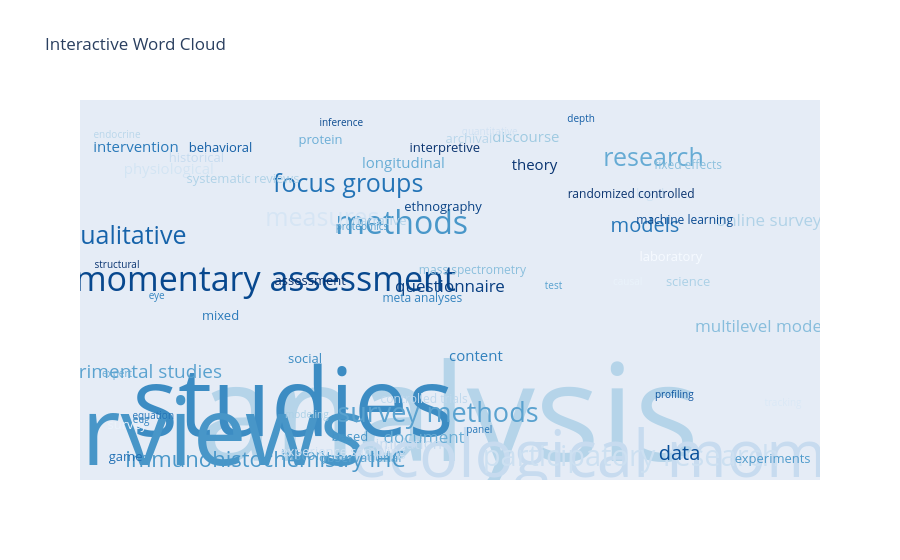

Notebook cell for this chart:
### Code cell
word_positions = health_keywords_wc.layout_
words = [word[0][0] for word in word_positions]
x = [word[2][0] for word in word_positions]
y = [word[2][1] for word in word_positions]
sizes = [word[1] for word in word_positions]
colors = [word[4] for word in word_positions]

# Create a Plotly figure
fig = go.Figure()

# Add words as scatter plot points
for i, word in enumerate(words):
    fig.add_trace(go.Scatter(
        x=[x[i]], y=[y[i]],
        text=[word], mode='text',
        textfont=dict(size=sizes[i], color=colors[i])
    ))

# Update layout
fig.update_layout(
    title='Interactive Word Cloud',
    xaxis=dict(showgrid=False, zeroline=False, visible=False),
    yaxis=dict(showgrid=False, zeroline=False, visible=False),
    showlegend=False
)

# Show the figure
fig.show()

# lesson: interactive word cloud is difficult to get right and requires much more time without it providing enough value for the effort

### Figure 1 — Plotly figure (JSON) as saved in the notebook; plotly's stock layout.template omitted (floating-point values rounded to 4 significant figures)
{"data": [{"mode": "text", "text": ["analysis"], "textfont": {"color": "rgb(181, 212, 233)", "size": 136}, "type": "scatter", "x": [193], "y": [77]}, {"mode": "text", "text": ["studies"], "textfont": {"color": "rgb(60, 140, 195)", "size": 96}, "type": "scatter", "x": [103], "y": [109]}, {"mode": "text", "text": ["interviews"], "textfont": {"color": "rgb(72, 150, 200)", "size": 96}, "type": "scatter", "x": [13], "y": [45]}, {"mode": "text", "text": ["ecological momentary"], "textfont": {"color": "rgb(199, 219, 239)", "size": 65}, "type": "scatter", "x": [331], "y": [3]}, {"mode": "text", "text": ["momentary assessment"], "textfont": {"color": "rgb(8, 72, 142)", "size": 34}, "type": "scatter", "x": [87], "y": [392]}, {"mode": "text", "text": ["methods"], "textfont": {"color": "rgb(73, 151, 201)", "size": 32}, "type": "scatter", "x": [166], "y": [517]}, {"mode": "text", "text": ["participatory research"], "textfont": {"color": "rgb(205, 224, 241)", "size": 29}, "type": "scatter", "x": [299], "y": [6]}, {"mode": "text", "text": ["survey methods"], "textfont": {"color": "rgb(90, 162, 207)", "size": 27}, "type": "scatter", "x": [187], "y": [103]}, {"mode": "text", "text": ["qualitative"], "textfont": {"color": "rgb(22, 99, 170)", "size": 25}, "type": "scatter", "x": [6], "y": [491]}, {"mode": "text", "text": ["research"], "textfont": {"color": "rgb(102, 171, 212)", "size": 25}, "type": "scatter", "x": [312], "y": [661]}, {"mode": "text", "text": ["measures"], "textfont": {"color": "rgb(214, 229, 244)", "size": 25}, "type": "scatter", "x": [120], "y": [530]}, {"mode": "text", "text": ["focus groups"], "textfont": {"color": "rgb(35, 115, 182)", "size": 25}, "type": "scatter", "x": [135], "y": [604]}, {"mode": "text", "text": ["immunohistochemistry IHC"], "textfont": {"color": "rgb(73, 151, 201)", "size": 22}, "type": "scatter", "x": [87], "y": [2]}, {"mode": "text", "text": ["data"], "textfont": {"color": "rgb(8, 79, 153)", "size": 20}, "type": "scatter", "x": [327], "y": [16]}, {"mode": "text", "text": ["models"], "textfont": {"color": "rgb(39, 119, 184)", "size": 20}, "type": "scatter", "x": [307], "y": [514]}, {"mode": "text", "text": ["experimental studies"], "textfont": {"color": "rgb(90, 162, 207)", "size": 19}, "type": "scatter", "x": [8], "y": [193]}, {"mode": "text", "text": ["questionnaire"], "textfont": {"color": "rgb(8, 62, 129)", "size": 17}, "type": "scatter", "x": [194], "y": [381]}, {"mode": "text", "text": ["document"], "textfont": {"color": "rgb(105, 173, 213)", "size": 17}, "type": "scatter", "x": [179], "y": [50]}, {"mode": "text", "text": ["online surveys"], "textfont": {"color": "rgb(176, 210, 231)", "size": 17}, "type": "scatter", "x": [381], "y": [526]}, {"mode": "text", "text": ["multilevel modeling"], "textfont": {"color": "rgb(135, 189, 220)", "size": 17}, "type": "scatter", "x": [381], "y": [293]}, {"mode": "text", "text": ["content"], "textfont": {"color": "rgb(49, 129, 189)", "size": 15}, "type": "scatter", "x": [209], "y": [230]}, {"mode": "text", "text": ["longitudinal"], "textfont": {"color": "rgb(105, 173, 213)", "size": 15}, "type": "scatter", "x": [167], "y": [651]}, {"mode": "text", "text": ["discourse"], "textfont": {"color": "rgb(159, 202, 225)", "size": 15}, "type": "scatter", "x": [238], "y": [709]}, {"mode": "text", "text": ["intervention"], "textfont": {"color": "rgb(41, 121, 185)", "size": 15}, "type": "scatter", "x": [12], "y": [686]}, {"mode": "text", "text": ["physiological"], "textfont": {"color": "rgb(211, 228, 243)", "size": 15}, "type": "scatter", "x": [31], "y": [638]}, {"mode": "text", "text": ["history"], "textfont": {"color": "rgb(92, 164, 208)", "size": 15}, "type": "scatter", "x": [110], "y": [13]}, {"mode": "text", "text": ["simulation"], "textfont": {"color": "rgb(199, 219, 239)", "size": 15}, "type": "scatter", "x": [168], "y": [36]}, {"mode": "text", "text": ["theory"], "textfont": {"color": "rgb(8, 51, 112)", "size": 15}, "type": "scatter", "x": [243], "y": [646]}, {"mode": "text", "text": ["behavioral"], "textfont": {"color": "rgb(18, 94, 166)", "size": 13}, "type": "scatter", "x": [61], "y": [684]}, {"mode": "text", "text": ["laboratory"], "textfont": {"color": "rgb(246, 250, 255)", "size": 13}, "type": "scatter", "x": [322], "y": [447]}, {"mode": "text", "text": ["experiments"], "textfont": {"color": "rgb(78, 154, 203)", "size": 13}, "type": "scatter", "x": [381], "y": [5]}, {"mode": "text", "text": ["assessment"], "textfont": {"color": "rgb(8, 48, 107)", "size": 13}, "type": "scatter", "x": [113], "y": [393]}, {"mode": "text", "text": ["observational"], "textfont": {"color": "rgb(91, 163, 208)", "size": 13}, "type": "scatter", "x": [142], "y": [8]}, {"mode": "text", "text": ["survey"], "textfont": {"color": "rgb(234, 242, 251)", "size": 13}, "type": "scatter", "x": [7], "y": [80]}, {"mode": "text", "text": ["narrative"], "textfont": {"color": "rgb(180, 211, 233)", "size": 13}, "type": "scatter", "x": [153], "y": [525]}, {"mode": "text", "text": ["based"], "textfont": {"color": "rgb(69, 148, 199)", "size": 13}, "type": "scatter", "x": [136], "y": [52]}, {"mode": "text", "text": ["mixed"], "textfont": {"color": "rgb(41, 121, 185)", "size": 13}, "type": "scatter", "x": [61], "y": [318]}, {"mode": "text", "text": ["protein"], "textfont": {"color": "rgb(108, 174, 214)", "size": 13}, "type": "scatter", "x": [119], "y": [702]}, {"mode": "text", "text": ["legal"], "textfont": {"color": "rgb(208, 226, 242)", "size": 13}, "type": "scatter", "x": [310], "y": [584]}, {"mode": "text", "text": ["science"], "textfont": {"color": "rgb(171, 208, 230)", "size": 13}, "type": "scatter", "x": [332], "y": [392]}, {"mode": "text", "text": ["ethnography"], "textfont": {"color": "rgb(8, 66, 133)", "size": 13}, "type": "scatter", "x": [190], "y": [556]}, {"mode": "text", "text": ["interpretive"], "textfont": {"color": "rgb(8, 50, 110)", "size": 13}, "type": "scatter", "x": [191], "y": [686]}, {"mode": "text", "text": ["social"], "textfont": {"color": "rgb(59, 139, 194)", "size": 13}, "type": "scatter", "x": [110], "y": [223]}, {"mode": "text", "text": ["historical"], "textfont": {"color": "rgb(198, 219, 239)", "size": 13}, "type": "scatter", "x": [47], "y": [664]}, {"mode": "text", "text": ["archival"], "textfont": {"color": "rgb(185, 214, 234)", "size": 13}, "type": "scatter", "x": [205], "y": [705]}, {"mode": "text", "text": ["game"], "textfont": {"color": "rgb(31, 110, 179)", "size": 13}, "type": "scatter", "x": [6], "y": [9]}, {"mode": "text", "text": ["experience sampling"], "textfont": {"color": "rgb(206, 224, 242)", "size": 13}, "type": "scatter", "x": [132], "y": [20]}, {"mode": "text", "text": ["systematic reviews"], "textfont": {"color": "rgb(176, 210, 231)", "size": 13}, "type": "scatter", "x": [74], "y": [617]}, {"mode": "text", "text": ["randomized controlled"], "textfont": {"color": "rgb(8, 50, 110)", "size": 12}, "type": "scatter", "x": [299], "y": [583]}, {"mode": "text", "text": ["controlled trials"], "textfont": {"color": "rgb(191, 216, 237)", "size": 12}, "type": "scatter", "x": [179], "y": [136]}, {"mode": "text", "text": ["meta analyses"], "textfont": {"color": "rgb(50, 130, 190)", "size": 12}, "type": "scatter", "x": [178], "y": [357]}, {"mode": "text", "text": ["fixed effects"], "textfont": {"color": "rgb(140, 192, 221)", "size": 12}, "type": "scatter", "x": [332], "y": [647]}, {"mode": "text", "text": ["mass spectrometry"], "textfont": {"color": "rgb(137, 190, 220)", "size": 12}, "type": "scatter", "x": [207], "y": [417]}, {"mode": "text", "text": ["machine learning"], "textfont": {"color": "rgb(8, 73, 144)", "size": 12}, "type": "scatter", "x": [330], "y": [526]}, {"mode": "text", "text": ["eye"], "textfont": {"color": "rgb(53, 133, 191)", "size": 10}, "type": "scatter", "x": [24], "y": [361]}, {"mode": "text", "text": ["tracking"], "textfont": {"color": "rgb(218, 232, 246)", "size": 10}, "type": "scatter", "x": [387], "y": [128]}, {"mode": "text", "text": ["structural"], "textfont": {"color": "rgb(8, 51, 112)", "size": 10}, "type": "scatter", "x": [1], "y": [430]}, {"mode": "text", "text": ["equation"], "textfont": {"color": "rgb(36, 116, 183)", "size": 10}, "type": "scatter", "x": [22], "y": [99]}, {"mode": "text", "text": ["modeling"], "textfont": {"color": "rgb(171, 208, 230)", "size": 10}, "type": "scatter", "x": [111], "y": [102]}, {"mode": "text", "text": ["panel"], "textfont": {"color": "rgb(39, 119, 184)", "size": 10}, "type": "scatter", "x": [211], "y": [68]}, {"mode": "text", "text": ["depth"], "textfont": {"color": "rgb(17, 92, 165)", "size": 10}, "type": "scatter", "x": [270], "y": [750]}, {"mode": "text", "text": ["expert"], "textfont": {"color": "rgb(101, 170, 212)", "size": 10}, "type": "scatter", "x": [1], "y": [192]}, {"mode": "text", "text": ["quantitative"], "textfont": {"color": "rgb(208, 225, 242)", "size": 10}, "type": "scatter", "x": [217], "y": [720]}, {"mode": "text", "text": ["eeg"], "textfont": {"color": "rgb(52, 132, 191)", "size": 10}, "type": "scatter", "x": [15], "y": [91]}, {"mode": "text", "text": ["endocrine"], "textfont": {"color": "rgb(185, 214, 234)", "size": 10}, "type": "scatter", "x": [1], "y": [713]}, {"mode": "text", "text": ["proteomics"], "textfont": {"color": "rgb(81, 156, 204)", "size": 10}, "type": "scatter", "x": [143], "y": [513]}, {"mode": "text", "text": ["profiling"], "textfont": {"color": "rgb(10, 83, 158)", "size": 10}, "type": "scatter", "x": [324], "y": [145]}, {"mode": "text", "text": ["causal"], "textfont": {"color": "rgb(233, 242, 250)", "size": 10}, "type": "scatter", "x": [297], "y": [392]}, {"mode": "text", "text": ["inference"], "textfont": {"color": "rgb(8, 72, 142)", "size": 10}, "type": "scatter", "x": [131], "y": [740]}, {"mode": "text", "text": ["test"], "textfont": {"color": "rgb(86, 160, 206)", "size": 10}, "type": "scatter", "x": [254], "y": [384]}], "layout": {"showlegend": false, "title": {"text": "Interactive Word Cloud"}, "xaxis": {"showgrid": false, "visible": false, "zeroline": false}, "yaxis": {"showgrid": false, "visible": false, "zeroline": false}}}
